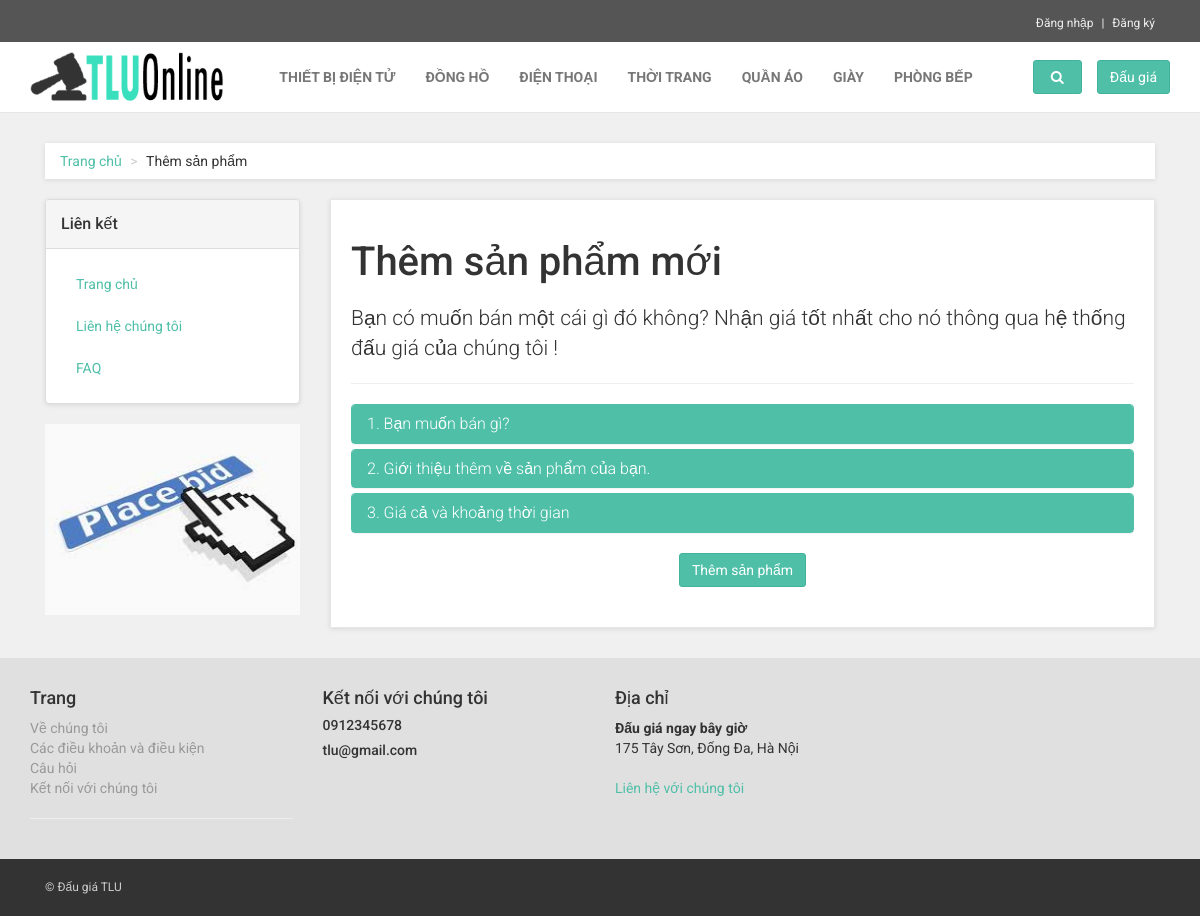
/addlisting.php, run on the app's committed database.
### tables this page shows
CREATE TABLE `category` (
  `CategoryID` int(10) NOT NULL,
  `Category` varchar(20) NOT NULL
);

### addlisting.php (the view, shortened to what this page needs)
<!DOCTYPE html>
<html lang="en">
<head>
    <link href="css/font-awesome.css" rel="stylesheet">
    <link href="css/bootstrap.min.css" rel="stylesheet">
    <link href="css/animate.min.css" rel="stylesheet">
    <link href="css/owl.carousel.css" rel="stylesheet">
    <link href="css/owl.theme.css" rel="stylesheet">
    <link href="css/bootstrap.css" rel="stylesheet">
    <link href="css/style.default.css" rel="stylesheet" id="theme-stylesheet">
    <link href="css/custom.css" rel="stylesheet">
    <link rel="stylesheet" href="//code.jquery.com/ui/1.11.4/themes/smoothness/jquery-ui.css">
</head>
<body>
    <?php include 'header.php'; ?>
    <div id="all">
        <div id="content">
            <div class="container">
                <div class="col-md-12">
                    <ul class="breadcrumb">
                        <li><a href="#">Trang chủ</a>
                        </li>
                        <li>Thêm sản phẩm</li>
                    </ul>
                </div>
                <div class="col-md-3">
                    <div class="panel panel-default sidebar-menu">
                        <div class="panel-heading">
                            <h3 class="panel-title">Liên kết</h3>
                        </div>
                        <div class="panel-body">
                            <ul class="nav nav-pills nav-stacked">
                                <li>
                                    <a href="index.php">Trang chủ</a>
                                </li>
                                <li>
                                    <a href="contact.php">Liên hệ chúng tôi</a>
                                </li>
                                <li>
                                    <a href="faq.php">FAQ</a>
                                </li>
                            </ul>
                        </div>
                    </div>
                    <div class="banner">
                        <a href="#">
                            <img src="img/banner.jpg" alt="sales 2014" class="img-responsive">
                        </a>
                    </div>
                </div>
                <div class="col-md-9">
                    <div class="box" id="contact">
                        <h1>Thêm sản phẩm mới</h1>
                        <p class="lead">Bạn có muốn bán một cái gì đó không? Nhận giá tốt nhất cho nó thông qua hệ thống đấu giá của chúng tôi ! </p>
                        <hr>
                        <div class="panel-group" id="accordion">
                            <form class="form-horizontal" action="success.php" method="POST" enctype="multipart/form-data">
                                <div class="panel panel-primary">
                                    <div class="panel-heading">
                                        <h4 class="panel-title">
                                            <a data-toggle="collapse" data-parent="#accordion" href="#faq1">
                                                1. Bạn muốn bán gì?
                                            </a>
                                        </h4>
                                    </div>
                                </div>
                                <div class="panel panel-primary">
                                    <div class="panel-heading">
                                        <h4 class="panel-title">
                                            <a data-toggle="collapse" data-parent="#accordion" href="#collapseTwo">
                                                2. Giới thiệu thêm về sản phẩm của bạn.
                                            </a>
                                        </h4>
                                    </div>
                                </div>
                                <div class="panel panel-primary">
                                    <div class="panel-heading">
                                        <h4 class="panel-title">
                                            <a data-toggle="collapse" data-parent="#accordion" href="#collapseThree">
                                                3. Giá cả và khoảng thời gian
                                            </a>
                                        </h4>
                                    </div>
                                </div>
                                <br>
                                <input type="submit" align="left" class="btn btn-primary center-block" type="submit" value="Thêm sản phẩm" name="add-product">
                            </form>
                        </div>
                    </div>
                </div>
            </div>
            <?php include 'footer.php'; ?>
</body>
</html>

### header.php (shortened to what this page needs)
<div id="top">
    <div class="container">
        <div class="col-md-6 offer" data-animate="fadeInDown">
        </div>
        <div class="col-md-6" data-animate="fadeInDown">
            <ul class="menu">
                <?php
                if(isset($_SESSION['username'])) {
                    echo '
                    <li><i style="color:white; margin-right:5px" class="fa fa-user" aria-hidden="true"></i>
                    	<a href="userItems.php?CategoryID=admin">'.$_SESSION["username"].'</a></li>
                    <li><a href="logout.php">Đăng xuất</a></li>
                    ';
                } else {
                    echo '
                    <li><a href="register.php">Đăng nhập</a></li>
                    <li><a href="register.php">Đăng ký</a></li>
                    ';
                }
                ?>
            </ul>
        </div>
    </div>
</div>
<div class="navbar navbar-default yamm" role="navigation" id="navbar">
    <div class="container">
        <div class="navbar-header">
            <a class="navbar-brand home" href="index.php" data-animate-hover="bounce">
               <img height="50px" src="img/logoTLU1.png" alt="Obaju logo" class="hidden-xs">
            </a>
        </div>
        <div class="navbar-collapse collapse" id="navigation">
            <ul class="nav navbar-nav navbar-left">
            <?php
         $db = mysqli_connect('localhost','root','','shop')
         or die('Error connecting to MySQL server.');
         $query1 = "SELECT * FROM category ";
         $result1 = mysqli_query($db, $query1);
         $categories = mysqli_fetch_array($result1);
            while($categories) {
                ?>
                <li class="inactive"><a href="category.php?CategoryID=<?php echo $categories['CategoryID'] ?>">
                <?php echo $categories["Category"];?></a>
                </li>
               <?php $categories = $result1->fetch_assoc();} ?>
            </ul>
        </div>
        <div class="navbar-buttons">
            <div class="navbar-collapse collapse right" id="basket-overview">
                <a href="addlisting.php" class="btn btn-primary navbar-btn"><span class="hidden-sm">Đấu giá</span></a>
            </div>
            <div class="navbar-collapse collapse right" id="search-not-mobile">
                <button type="button" class="btn navbar-btn btn-primary" data-toggle="collapse" data-target="#search">
                    <i class="fa fa-search"></i>
                </button>
            </div>
        </div>
    </div>
</div>

### data on the page
category: Category "THIẾT BỊ ĐIỆN TỬ"
category: Category "ĐỒNG HỒ"
category: Category "ĐIỆN THOẠI"
category: Category "THỜI TRANG"
category: Category "QUẦN ÁO"
category: Category "GIÀY"
category: Category "PHÒNG BẾP"
